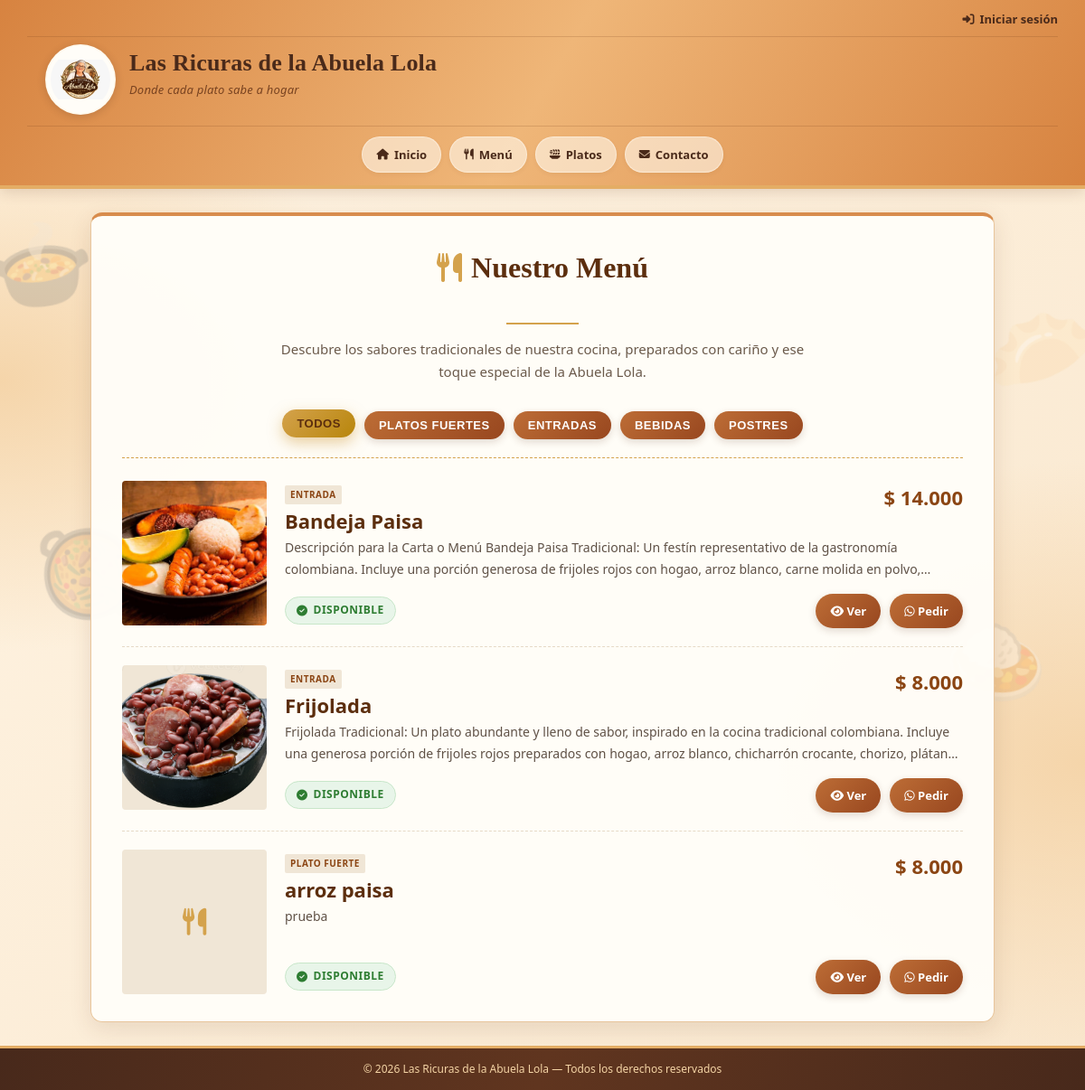
The app's page /menu/ with its own data.
### las_ricuras/models.py (models this page shows, shortened)
class Plato(models.Model):
    CATEGORIAS = [
        ('entrada', 'Entrada'),
        ('plato_fuerte', 'Plato fuerte'),
        ('postre', 'Postre'),
        ('bebida', 'Bebida'),
    ]
    nombre = models.CharField(max_length=100)
    descripcion = models.TextField()
    precio = models.DecimalField(
        max_digits=10,
        decimal_places=2
    )
    categoria = models.CharField(
        max_length=30,
        choices=CATEGORIAS,
        default='plato_fuerte'
    )
    imagen = models.ImageField(
        upload_to='platos/',
        blank=True,
        null=True
    )
    disponible = models.BooleanField(default=True)

### las_ricuras/views.py (the view)
# urls.py: path('menu/', views.menu, name='menu'),
def menu(request):
    platos = Plato.objects.all().order_by('-disponible', 'nombre')
    return render(request, 'menu.html', {'platos': platos})

### las_ricuras/templatetags/currency_filters.py (called while the page is built)
@register.filter
def cop(value):
    try:
        precio = Decimal(str(value))
        precio = int(precio)
        return f" {precio:,}".replace(",",".")
    except (ValueError, TypeError,InvalidOperation):
        return value

### las_ricuras/templates/menu.html (shortened to what this page needs)
{% extends 'base.html' %}
{% load currency_filters %}
{% load static %}
{% block contenido %}
    <section class="titulo-menu">
        <h2><i class="fa-solid fa-utensils"></i> Nuestro Menú</h2>
        <div class="linea"></div>
        <p>Descubre los sabores tradicionales de nuestra cocina, preparados con cariño y ese toque especial de la Abuela Lola.</p>
    </section>
    <div class="filtros-categoria">
        <button class="btn activo" onclick="filtrarPlatos('todos', this)">Todos</button>
        <button class="btn" onclick="filtrarPlatos('plato_fuerte', this)">Platos Fuertes</button>
        <button class="btn" onclick="filtrarPlatos('entrada', this)">Entradas</button>
        <button class="btn" onclick="filtrarPlatos('bebida', this)">Bebidas</button>
        <button class="btn" onclick="filtrarPlatos('postre', this)">Postres</button>
    </div>
    {% if platos %}
        <div class="platos-grid">
            {% for plato in platos %}
                <article class="plato-card {% if not plato.disponible %}no-disponible-card{% endif %}" data-categoria="{{ plato.categoria }}">
                    <div class="imagen-plato">
                        {% if plato.imagen %}
                            <img src="{{ plato.imagen.url }}" alt="{{ plato.nombre }}" loading="lazy">
                        {% else %}
                            <i class="fa-solid fa-utensils" style="font-size: 30px; color: #d4a24c;"></i>
                        {% endif %}
                    </div>
                    <div class="plato-info">
                        <div class="plato-header-lista">
                            <div>
                                <span class="categoria-tag">{{ plato.get_categoria_display }}</span>
                                <h3>{{ plato.nombre }}</h3>
                            </div>
                            <span class="precio">${{ plato.precio|cop }}</span>
                        </div>
                        <p class="descripcion">
                            {{ plato.descripcion|default:"Delicioso plato preparado con el sabor tradicional de nuestra casa." }}
                        </p>
                        <div class="plato-footer-lista">
                            {% if plato.disponible %}
                                <span class="disponible"><i class="fa-solid fa-circle-check"></i> Disponible</span>
                            {% else %}
                                <span class="no-disponible"><i class="fa-solid fa-circle-xmark"></i> Agotado</span>
                            {% endif %}
                            <div class="acciones-plato">
                                {% if plato.disponible %}
                                    <a href="{% url 'plato_detalle' plato.id %}" class="btn">
                                        <i class="fa-solid fa-eye"></i> Ver
                                    </a>
                                    <a href="https://wa.me/573118299494?text=Hola,%20quiero%20pedir%20{{ plato.nombre }}%20a%20domicilio" target="_blank" class="btn">
                                        <i class="fa-brands fa-whatsapp"></i> Pedir
                                    </a>
                                {% else %}
                                    <span class="btn" style="opacity: 0.5; cursor: not-allowed;">No disponible</span>
                                {% endif %}
                            </div>
                        </div>
                    </div>
                </article>
            {% endfor %}
        </div>
    {% else %}
        <div class="sin-platos">
            <div class="icono-vacio"><i class="fa-solid fa-utensils"></i></div>
            <h3>No hay platos disponibles</h3>
            <p>En este momento no hay platos registrados en el menú.</p>
        </div>
    {% endif %}
{% endblock %}

### las_ricuras/templates/base.html (shortened to what this page needs)
{% load static %}
<!DOCTYPE html>
<html lang="es">
<head>
    <link rel="stylesheet" href="https://cdnjs.cloudflare.com/ajax/libs/font-awesome/6.5.0/css/all.min.css">
</head>
<body class="{% block body_class %}{% endblock %}">
<header>
    <div class="barra-superior">
        <div class="sesion-usuario">
            {% if user.is_authenticated %}
                <span class="usuario-info">
                    <i class="fa-solid fa-user"></i>
                    {{ user.username }}
                </span>
                <span class="separador">|</span>
                <form action="{% url 'logout' %}" method="post" style="display:inline; margin:0;">
                    {% csrf_token %}
                    <button type="submit" class="btn-salir-top">
                        <i class="fa-solid fa-right-from-bracket"></i>
                        Salir
                    </button>
                </form>
            {% else %}
                <a href="{% url 'login' %}" class="btn-salir-top">
                    <i class="fa-solid fa-right-to-bracket"></i>
                    Iniciar sesión
                </a>
            {% endif %}
        </div>
    </div>
    <div class="header-top">
        <img src="{% static 'core/img/Logo.png' %}"
             alt="Logo Las Ricuras de la Abuela Lola"
             class="logo">
        <div class="marca">
            <h1>Las Ricuras de la Abuela Lola</h1>
            <p class="lema">Donde cada plato sabe a hogar</p>
        </div>
    </div>
    <nav>
        <a href="{% url 'inicio' %}">
            <i class="fa-solid fa-house"></i>
            Inicio
        </a>
        <a href="{% url 'menu' %}">
            <i class="fa-solid fa-utensils"></i>
            Menú
        </a>
        <a href="{% url 'Platos' %}">
            <i class="fa-solid fa-plate-wheat"></i>
            Platos
        </a>
        <a href="{% url 'contacto' %}">
            <i class="fa-solid fa-envelope"></i>
            Contacto
        </a>
    </nav>
</header>
<main>
    {% block contenido %}{% endblock %}
</main>
<footer>
    <p>&copy; 2026 Las Ricuras de la Abuela Lola — Todos los derechos reservados</p>
</footer>
</body>
</html>

### las_ricuras/templates/base.html (style rules this page uses)
* { box-sizing: border-box; margin: 0; padding: 0; }
:root { --terracota: #d88c4d; --terracota-oscuro: #a95324; --crema: #fff3df; --beige: #f8e5ca; --dorado: #e4ad65; --cafe: #4a2a1a; --blanco: #fffdf8; }
body { font-family: 'Segoe UI', Tahoma, Geneva, Verdana, sans-serif; background: radial-gradient(ellipse at 0% 35%, #f5d5aa 0%, transparent 27%), radial-gradient(ellipse at 100% 70%, #f5d5aa 0%, transparent 28%), linear-gradient(135deg, #fff4e3, #f9e7ce); color: var(--cafe); line-height: 1.7; min-height: 100vh; display: flex; flex-direction: column; position: relative; isolation: isolate; }
body::before, body::after { position: fixed; z-index: -1; pointer-events: none; opacity: .22; font-family: "Segoe UI Emoji", sans-serif; font-size: clamp(65px, 8vw, 115px); line-height: 1.8; white-space: pre; color: var(--terracota-oscuro); }
body::before { content: "🍲\A\A 🥘"; top: 17%; left: 1%; transform: rotate(-9deg); }
body::after { content: "🥟\A\A 🍛"; top: 25%; right: 1%; transform: rotate(9deg); }
header { position: relative; z-index: 1; background: linear-gradient(120deg, #d78340, #efb678 50%, #d78340); padding: 10px 30px 14px; box-shadow: 0 4px 14px rgba(93, 48, 22, .16); border-bottom: 4px solid var(--dorado); }
.barra-superior { display: flex; justify-content: flex-end; align-items: center; max-width: 1200px; margin: 0 auto 8px; padding-bottom: 8px; border-bottom: 1px solid rgba(116, 60, 29, .2); }
.sesion-usuario { display: flex; align-items: center; gap: 12px; color: var(--cafe); font-size: 13px; font-weight: 600; }
.btn-salir-top { background: transparent; border: none; color: var(--cafe); font-family: inherit; font-size: 13px; font-weight: 600; cursor: pointer; display: inline-flex; align-items: center; gap: 6px; text-decoration: none; transition: color .3s; }
.header-top { display: flex; align-items: center; max-width: 1100px; margin: 0 auto; gap: 15px; }
.logo { width: 78px; height: 78px; border-radius: 50%; background: var(--blanco); padding: 4px; object-fit: contain; box-shadow: 0 2px 10px rgba(74, 42, 26, .2); border: 2px solid rgba(255, 250, 238, .8); flex-shrink: 0; }
.marca h1 { font-family: Georgia, 'Times New Roman', serif; font-size: 26px; color: var(--cafe); font-weight: 700; letter-spacing: .2px; line-height: 1.2; margin-bottom: 3px; }
.marca .lema { font-size: 13px; color: #784321; font-style: italic; font-weight: 500; letter-spacing: .2px; }
nav { display: flex; flex-wrap: wrap; justify-content: center; align-items: center; gap: 9px; max-width: 1200px; margin: 12px auto 0; padding-top: 11px; border-top: 1px solid rgba(116, 60, 29, .2); }
nav a, nav button { color: var(--cafe); text-decoration: none; padding: 8px 15px; border-radius: 22px; background: rgba(255, 249, 237, .6); border: 1px solid rgba(255, 250, 239, .5); font-weight: 700; font-size: 13px; transition: all .25s ease; cursor: pointer; font-family: inherit; display: inline-flex; align-items: center; justify-content: center; gap: 6px; box-shadow: 0 2px 5px rgba(91, 47, 22, .06); }
nav a i, nav button i { font-size: 12px; }
main { position: relative; z-index: 1; flex: 1; max-width: 1000px; width: 90%; margin: 26px auto; padding: 30px 34px; background: rgba(255, 253, 248, .97); border: 1px solid #e8c59c; border-top: 4px solid var(--terracota); border-radius: 13px; box-shadow: 0 7px 24px rgba(91, 47, 22, .12); }
h2 { color: var(--terracota-oscuro); margin-bottom: 18px; border-bottom: 2px solid var(--dorado); padding-bottom: 10px; font-weight: 700; }
h3 { color: var(--terracota-oscuro); margin: 22px 0 10px; font-weight: 700; }
p { margin-bottom: 12px; }
main a { color: var(--terracota-oscuro); font-weight: 700; text-decoration: none; border-bottom: 1px dashed var(--dorado); transition: .3s; }
.btn { display: inline-block; background: linear-gradient(135deg, #bd6d36, #98471f); color: white !important; padding: 11px 24px; border-radius: 24px; text-decoration: none; border: none; font-weight: 700; margin-top: 12px; margin-right: 8px; transition: .25s; box-shadow: 0 3px 9px rgba(91, 47, 22, .18); }
footer { position: relative; z-index: 1; background: linear-gradient(110deg, #48291b, #60351f, #48291b); color: #f4d4a5; text-align: center; padding: 13px 15px; font-size: 12px; margin-top: auto; border-top: 3px solid var(--dorado); }
footer p { margin-bottom: 0; }

### records on screen
Plato: imagen (picture), categoria "ENTRADA", nombre "Bandeja Paisa", precio|cop "14.000", descripcion "Descripción para la Carta o Menú Bandeja Paisa Tradicional: Un festín representativo de la gastronomía colombiana. Incluye una porción generosa de frijoles rojos con hogao, arroz blanco, carne molida en…", disponible True (drawn)
Plato: imagen (picture), categoria "ENTRADA", nombre "Frijolada", precio|cop "8.000", descripcion "Frijolada Tradicional: Un plato abundante y lleno de sabor, inspirado en la cocina tradicional colombiana. Incluye una generosa porción de frijoles rojos preparados con hogao, arroz blanco, chicharrón crocante, chorizo,…", disponible True (drawn)
Plato: categoria "PLATO FUERTE", nombre "arroz paisa", precio|cop "8.000", descripcion "prueba", disponible True (drawn)
